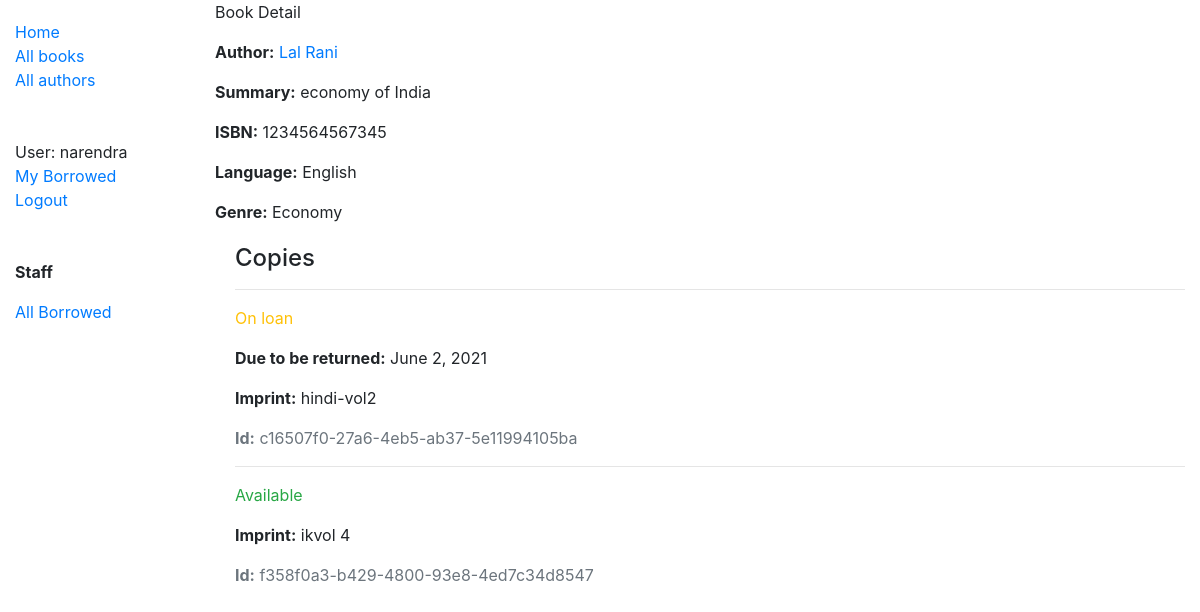
The app's page /book/2 (signed in) with its own data.
### catalog/models.py (models this page shows, shortened)
class Book(models.Model):
	title = models.CharField(max_length=200)
	author = models.ForeignKey(Author,on_delete=models.SET_NULL, null=True)
	summary = models.TextField(max_length=1000, help_text="Enter the brief discription of the book")
	isbn = models.CharField('ISBN', max_length=13, unique=True,
		help_text='13 Character <a href="https://www.isbn-international.org/content/what-isbn">ISBN number</a>')
	genre = models.ManyToManyField(Genre, help_text="select a genre for this book")
	language = models.ForeignKey(Language, on_delete=models.SET_NULL, null=True)
	class Meta:
		ordering = ['title', 'author']
	"""Returns the url to access a particular book instance."""
	def display_genre(self):
		"""Create a string for the Genre. This is required to display genre in Admin."""
		return ','.join(genre.name for genre in self.genre.all()[:3])
	display_genre.short_description = 'Genre'

class Author(models.Model):
	first_name = models.CharField(max_length=100)
	last_name = models.CharField(max_length=100)
	date_of_birth = models.DateField(null=True, blank=True)
	date_of_death = models.DateField('died', null=True, blank=True)
	class Meta:
		ordering = ['last_name','first_name']
	def __str__(self):
		return '{} {}'.format(self.last_name, self.first_name)

class Language(models.Model):
	name = models.CharField(max_length=100, help_text="Enter the book's natural language (e.g. English, French, Japanese etc")
	def __str__(self):
		return self.name

class Genre(models.Model):
	name = models.CharField(max_length=100, help_text="Enter a book genre(e.g.Science Fiction, French Poetry etc.)")
	def __str__(self):
		return self.name

class BookInstance(models.Model):
	id = models.UUIDField(primary_key=True, default=uuid.uuid4, help_text='Unique ID for this particular book across whole library')
	borrower = models.ForeignKey(User, on_delete=models.SET_NULL, null=True, blank=True)
	book = models.ForeignKey(Book, on_delete=models.PROTECT, null=True)
	imprint = models.CharField(max_length=200)
	due_back =  models.DateField(null=True, blank=True)
	load_status = (
		('m','Maintanance'),
		('o','On loan'),
		('a','Available'),
		('r','reserved')
		)
	status = models.CharField(max_length=1, choices=load_status, blank=True, default='m', help_text="Book availibility")
	class Meta:
		ordering = ['due_back']
		permissions = (("can_mark_returned", "Set book as returned"),)

### catalog/views.py (the view)
# urls.py: url(r'^book/(?P<pk>\d+)$',BookDetailView.as_view(), name ='book-detail'),
class BookDetailView(DetailView):
	def get(self, request, *args, **kwargs):
		book = get_object_or_404(Book, pk=kwargs['pk'])
		context = {'book': book}
		return render(request, 'catalog/book_detail.html', context)

### catalog/templates/catalog/book_detail.html
{% extends 'base.html' %}
{% block content %}
<p>Book Detail</p>
  <p><strong>Author:</strong> <a href="">{{ book.author }}</a></p>
  <p><strong>Summary:</strong> {{ book.summary }}</p>
  <p><strong>ISBN:</strong> {{ book.isbn }}</p>
  <p><strong>Language:</strong> {{ book.language }}</p>
  <p><strong>Genre:</strong> {{ book.genre.all|join:", " }}</p>
  <div style="margin-left:20px;margin-top:20px">
    <h4>Copies</h4>
    {% for copy in book.bookinstance_set.all %}
      <hr>
      <p class="{% if copy.status == 'a' %}text-success{% elif copy.status == 'm' %}text-danger{% else %}text-warning{% endif %}">
        {{ copy.get_status_display }}
      </p>
      {% if copy.status != 'a' %}
        <p><strong>Due to be returned:</strong> {{ copy.due_back }}</p>
      {% endif %}
      <p><strong>Imprint:</strong> {{ copy.imprint }}</p>
      <p class="text-muted"><strong>Id:</strong> {{ copy.id }}</p>
    {% endfor %}
  </div>
{% endblock %}

### myjaan/templates/base.html (shortened to what this page needs)
<!DOCTYPE html>
<html lang="en">
<head>
  <link rel="stylesheet" href="https://cdn.jsdelivr.net/npm/bootstrap@4.5.3/dist/css/bootstrap.min.css">
  {% load static %}
  <link rel="stylesheet" href="{% static 'css/styles.css' %}">
</head>
<body>
  <div class="container-fluid">
    <div class="row">
      <div class="col-sm-2">
      {% block sidebar %}
        <ul class="sidebar-nav">
          <li><a href="{% url 'catalog:index' %}">Home</a></li>
          <li><a href="{% url 'catalog:books'%}">All books</a></li>
          <li><a href="{% url 'catalog:authors' %}">All authors</a></li>
          <br>
          <br>
          {% if user.is_authenticated %}
          <li>User: {{ user.get_username }}</li>
          <li><a href="{% url 'catalog:my-borrowed' %}">My Borrowed</a></li>
          <li><a href="{% url 'logout'%}?next={{request.path}}">Logout</a></li>
          <br>
          <br>
          {%  if user.is_staff %}
          <p><b>Staff</b></p>
          <li><a href="{% url 'catalog:all-borrowed'%}">All Borrowed</a></li>
          {% else %}
          <p><b>Library User</b></p>
          {% endif %}
          {% else %}
          <li><a href="{% url 'login'%}?next={{request.path}}">Login</a></li>
          {% endif %}
        </ul>
     {% endblock %}
      </div>
      <div class="col-sm-10 ">{% if user.is_authenticated %}
        {% block content %}{% endblock %}
        {% else %}
        {% block login %}
        {% endblock %}
        {% endif %}
      </div>
    </div>
  </div>
</body>
</html>

### catalog/static/css/styles.css (style rules this page uses)
.sidebar-nav { margin-top: 20px; padding: 0; list-style: none; }

### records on screen
Book: author "Lal Rani", summary "economy of India", isbn "1234564567345", language "English", genre.all "Economy"
BookInstance: status "On loan", due_back "June 2, 2021", imprint "hindi-vol2", id "c16507f0-27a6-4eb5-ab37-5e11994105ba"
BookInstance: status "Available", imprint "ikvol 4", id "f358f0a3-b429-4800-93e8-4ed7c34d8547"

### other values on screen
{{ user.get_username }} "narendra"
